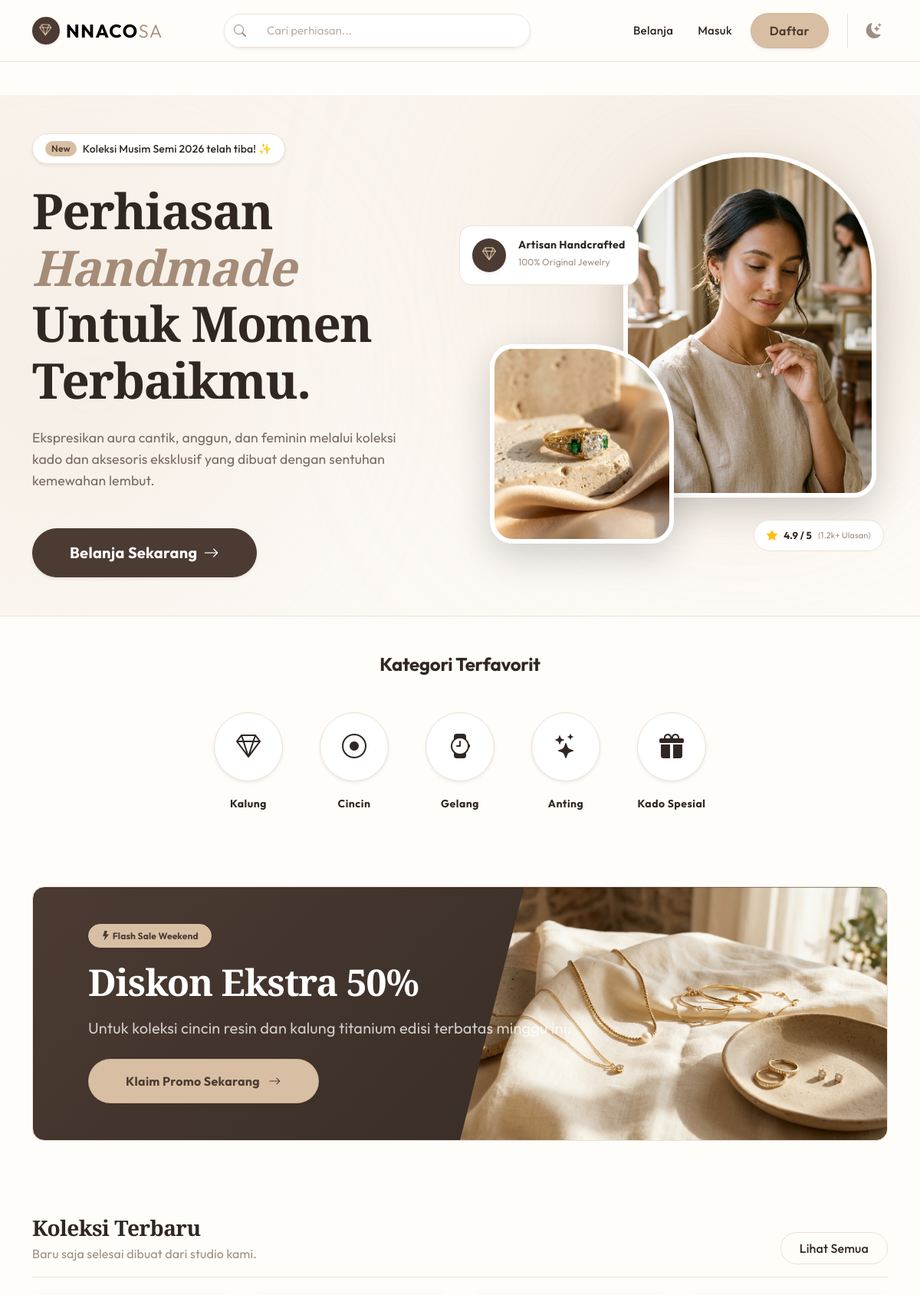
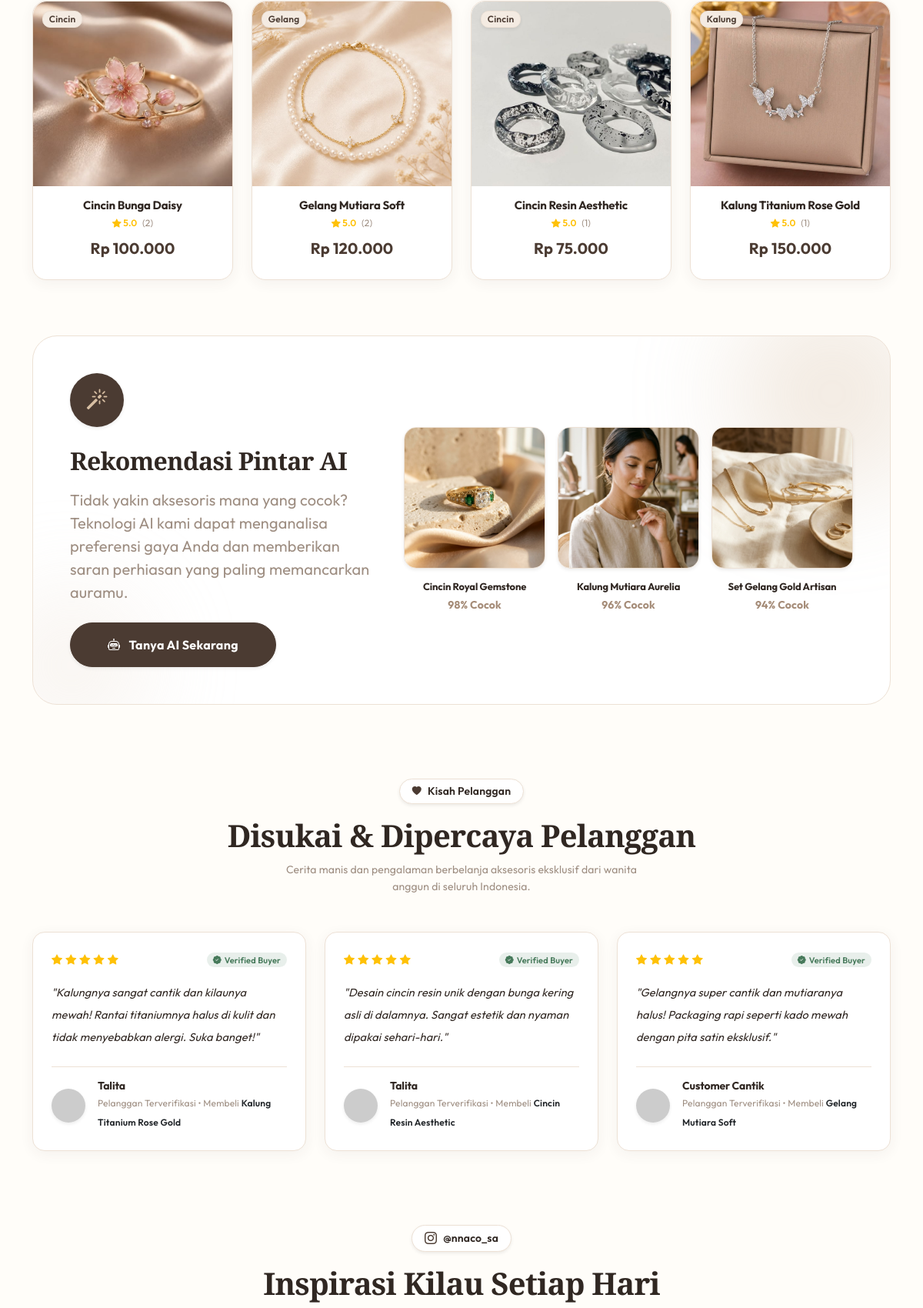
The page / (upper part) on the database its author committed (2 pictures, top to bottom).
### tables this page shows
CREATE TABLE `products` (
  `id` int(11) NOT NULL AUTO_INCREMENT,
  `category_id` int(11) NOT NULL,
  `name` varchar(100) NOT NULL,
  `description` text DEFAULT NULL,
  `price` decimal(10,2) NOT NULL,
  `stock` int(11) NOT NULL DEFAULT 0,
  `created_at` timestamp NOT NULL DEFAULT current_timestamp(),
  PRIMARY KEY (`id`),
  KEY `category_id` (`category_id`),
  CONSTRAINT `products_ibfk_1` FOREIGN KEY (`category_id`) REFERENCES `categories` (`id`)
);

CREATE TABLE `categories` (
  `id` int(11) NOT NULL AUTO_INCREMENT,
  `name` varchar(50) NOT NULL,
  `description` text DEFAULT NULL,
  PRIMARY KEY (`id`)
);

CREATE TABLE `product_images` (
  `id` int(11) NOT NULL AUTO_INCREMENT,
  `product_id` int(11) NOT NULL,
  `image_url` varchar(255) NOT NULL,
  `is_primary` tinyint(1) NOT NULL DEFAULT 0,
  PRIMARY KEY (`id`),
  KEY `product_id` (`product_id`),
  CONSTRAINT `product_images_ibfk_1` FOREIGN KEY (`product_id`) REFERENCES `products` (`id`) ON DELETE CASCADE
);

CREATE TABLE `reviews` (
  `id` int(11) NOT NULL AUTO_INCREMENT,
  `user_id` int(11) NOT NULL,
  `product_id` int(11) NOT NULL,
  `order_id` int(11) NOT NULL,
  `rating` int(11) NOT NULL CHECK (`rating` >= 1 and `rating` <= 5),
  `comment` text DEFAULT NULL,
  `created_at` timestamp NOT NULL DEFAULT current_timestamp(),
  PRIMARY KEY (`id`),
  KEY `user_id` (`user_id`),
  KEY `product_id` (`product_id`),
  KEY `order_id` (`order_id`),
  CONSTRAINT `reviews_ibfk_1` FOREIGN KEY (`user_id`) REFERENCES `users` (`id`) ON DELETE CASCADE,
  CONSTRAINT `reviews_ibfk_2` FOREIGN KEY (`product_id`) REFERENCES `products` (`id`) ON DELETE CASCADE,
  CONSTRAINT `reviews_ibfk_3` FOREIGN KEY (`order_id`) REFERENCES `orders` (`id`) ON DELETE CASCADE
);

CREATE TABLE `users` (
  `id` int(11) NOT NULL AUTO_INCREMENT,
  `role_id` int(11) NOT NULL,
  `name` varchar(100) NOT NULL,
  `email` varchar(100) DEFAULT NULL,
  `phone` varchar(20) DEFAULT NULL,
  `is_phone_verified` tinyint(1) DEFAULT 0,
  `password` varchar(255) DEFAULT NULL,
  `created_at` timestamp NOT NULL DEFAULT current_timestamp(),
  PRIMARY KEY (`id`),
  UNIQUE KEY `email` (`email`),
  UNIQUE KEY `phone` (`phone`),
  KEY `role_id` (`role_id`),
  CONSTRAINT `users_ibfk_1` FOREIGN KEY (`role_id`) REFERENCES `roles` (`id`)
);

### app/views/home/index.php (the view, shortened to what the rows shown need)
<section class="container-fluid px-0 mb-5 position-relative overflow-hidden" style="background: linear-gradient(135deg, var(--color-surface-soft) 0%, var(--color-background) 100%); min-height: 85vh; display: flex; align-items: center; border-bottom: 1px solid var(--color-border);">
    <div class="container position-relative" style="z-index: 1;">
        <div class="row align-items-center g-5">
            <div class="col-lg-6 text-center text-lg-start" data-aos="fade-right" data-aos-duration="1200">
                <h1 class="display-3 fw-bold mb-4" style="color:var(--color-text); letter-spacing: -1.5px; line-height: 1.15;">
                    Perhiasan <span class="position-relative fst-italic" style="color: var(--color-taupe);">Handmade</span><br>Untuk Momen Terbaikmu.
                </h1>
            </div>
        </div>
    </div>
</section>
<section class="container mb-5 pb-5" data-aos="fade-up">
    <div class="rounded-4 overflow-hidden position-relative shadow-soft hover-lift" style="background: linear-gradient(135deg, #4B3B32 0%, #302722 100%); min-height: 260px; display: flex; align-items: center; border: 1px solid var(--color-border);">
        <div class="p-4 p-md-5 position-relative z-1 w-100 w-md-50 ms-md-4 text-center text-md-start">
            <h2 class="fw-bold text-white display-5 mb-3" style="letter-spacing: -1px;">Diskon Ekstra 50%</h2>
        </div>
    </div>
</section>
<section class="container mb-5 pb-4">
    <div class="row g-4">
        <?php if(!empty($data['latest_products'])): ?>
            <?php foreach($data['latest_products'] as $idx => $prod): ?>
            <div class="col-md-3 col-6" data-aos="fade-up" data-aos-delay="<?= ($idx+1)*100 ?>">
                <div class="card card-soft h-100 position-relative border" style="border-color:var(--color-border) !important; background:var(--color-surface);">
                    <span class="badge position-absolute shadow-sm" style="top:12px; left:12px; z-index:10; border-radius:10px; font-weight:600; background:var(--color-accent-soft); color:var(--color-primary); border:1px solid var(--color-border);"><?= Security::escape($prod['category_name'] ?? 'NEW'); ?></span>
                    <div class="product-img-wrapper" style="height: 240px; background:var(--color-surface-soft);">
                        <?php
                            $imgSrc = !empty($prod['image'])
                                ? BASEURL . '/uploads/products/' . Security::escape($prod['image'])
                                : BASEURL . '/img/hero/hero_ring.jpg';
                        ?>
                        <a href="<?= BASEURL; ?>/catalog/detail/<?= $prod['id']; ?>" class="d-block w-100 h-100">
                            <img src="<?= $imgSrc; ?>" class="w-100 h-100" style="object-fit: cover;" alt="<?= Security::escape($prod['name']); ?>">
                        </a>
                    </div>
                    <div class="card-body text-center p-3 pt-3 pb-4">
                        <h6 class="fw-bold mb-1 text-truncate" style="font-size:15px; color:var(--color-text);">
                            <a href="<?= BASEURL; ?>/catalog/detail/<?= $prod['id']; ?>" class="text-decoration-none text-reset hover-primary">
                                <?= Security::escape($prod['name']); ?>
                            </a>
                        </h6>
                        <?php
                            $rInfo = $data['ratings'][$prod['id']] ?? null;
                            $hasR = $rInfo && $rInfo['total'] > 0;
                        ?>
                        <div class="small mb-2" style="font-size:12px;">
                            <?php if($hasR): ?>
                                <span class="text-warning fw-semibold"><i class="bi bi-star-fill"></i> <?= number_format($rInfo['avg'], 1); ?></span>
                                <span class="text-muted ms-1">(<?= $rInfo['total']; ?>)</span>
                            <?php else: ?>
                                <span class="text-muted opacity-75"><i class="bi bi-star me-1"></i>Belum ada ulasan</span>
                            <?php endif; ?>
                        </div>
                        <p class="fw-bold mb-0 fs-5" style="color:var(--color-primary);">Rp <?= number_format((float)$prod['price'], 0, ',', '.'); ?></p>
                    </div>
                </div>
            </div>
            <?php endforeach; ?>
        <?php endif; ?>
    </div>
</section>
<section class="container mb-5 pb-5">
    <div class="rounded-5 p-4 p-md-5 position-relative shadow-soft overflow-hidden border" style="background-color: var(--color-surface); border-color: var(--color-border) !important;" data-aos="zoom-in">
        <div class="row align-items-center position-relative z-1 g-4">
            <div class="col-lg-5 text-center text-lg-start mb-4 mb-lg-0 pe-lg-4">
                <h2 class="fw-bold mb-3" style="color:var(--color-text);">Rekomendasi Pintar AI</h2>
            </div>
        </div>
    </div>
</section>
<section class="container mb-5 pb-5">
    <div class="text-center mb-5" data-aos="fade-up">
        <h2 class="fw-bold mb-2" style="font-family: 'Cormorant Garamond', Georgia, serif; font-size: 2.5rem; color:var(--color-text);">Disukai & Dipercaya Pelanggan</h2>
    </div>
    <div class="row g-4">
        <?php
        $displayReviews = [];
        if (!empty($data['featured_reviews'])) {
            foreach ($data['featured_reviews'] as $fr) {
                $displayReviews[] = [
                    'nama' => $fr['user_name'],
                    'kota' => 'Pelanggan Terverifikasi',
                    'teks' => !empty($fr['comment']) ? $fr['comment'] : 'Produk perhiasan sangat berkualitas dan pengiriman sangat aman serta cepat.',
                    'rating' => (int)$fr['rating'],
                    'item' => $fr['product_name'] ?? 'Perhiasan NNACOSA'
                ];
            }
        }
        $defaultReviews = [
            [
                'nama' => 'Sarah Anggita',
                'kota' => 'Jakarta Selatan',
                'teks' => 'Gelangnya super cantik dan detail ukirannya sangat halus! Packagingnya rapi seperti kado mewah dengan pita satin. Sangat direkomendasikan untuk kado sahabat tersayang.',
                'rating' => 5,
                'item' => 'Gelang Mutiara Soft'
            ],
            [
                'nama' => 'Nadia Maulida',
                'kota' => 'Surabaya',
                'teks' => 'Beli cincin resin disini gak pernah nyesel. Warnanya lembut, kilaunya tahan lama, dan sangat nyaman dipakai seharian untuk outfit kasual maupun formal. The best boutique!',
                'rating' => 5,
                'item' => 'Cincin Resin Aesthetic'
            ],
            [
                'nama' => 'Bella Pratiwi',
                'kota' => 'Bandung',
                'teks' => 'Pengiriman super cepat dan admin chatbotnya sangat membantu dalam memberikan rekomendasi ukuran cincin yang pas di jari. Pasti akan pesan lagi untuk koleksi lainnya!',
                'rating' => 5,
                'item' => 'Kalung Titanium Rose Gold'
            ]
        ];
        $finalReviews = !empty($displayReviews) ? array_slice(array_merge($displayReviews, $defaultReviews), 0, 3) : $defaultReviews;
        foreach($finalReviews as $i => $rev): ?>
        <div class="col-md-4" data-aos="fade-up" data-aos-delay="<?= ($i+1)*100 ?>">
            <div class="card card-soft h-100 p-4 border position-relative rounded-4" style="background:var(--color-surface); border-color:var(--color-border) !important;">
                <div class="d-flex justify-content-between align-items-center mb-3">
                    <div class="d-flex text-warning small gap-1">
                        <?php for($s=0; $s<$rev['rating']; $s++): ?>
                            <i class="bi bi-star-fill"></i>
                        <?php endfor; ?>
                    </div>
                    <span class="badge rounded-pill px-2 py-1" style="background:rgba(71, 122, 91, 0.12); color:var(--color-success); font-size:11px; font-weight:600;">
                        <i class="bi bi-patch-check-fill me-1"></i>Verified Buyer
                    </span>
                </div>
                <p class="mb-4 lh-lg" style="font-size:14.5px; color:var(--color-text); font-style:italic;">
                    "<?= Security::escape($rev['teks']); ?>"
                </p>
                <div class="mt-auto d-flex align-items-center gap-3 border-top pt-3" style="border-color:var(--color-border) !important;">
                    <img src="https://ui-avatars.com/api/?name=<?= urlencode($rev['nama']) ?>&background=D8BFA3&color=4B3B32" class="rounded-circle shadow-sm" width="44" height="44" alt="<?= Security::escape($rev['nama']) ?>">
                    <div>
                        <h6 class="fw-bold mb-0" style="color:var(--color-text); font-size:14px;"><?= Security::escape($rev['nama']); ?></h6>
                        <small class="text-muted" style="font-size:12px;"><?= Security::escape($rev['kota']); ?> • Membeli <span class="fw-semibold text-dark"><?= Security::escape($rev['item']); ?></span></small>
                    </div>
                </div>
            </div>
        </div>
        <?php endforeach; ?>
    </div>
</section>
<section class="container mb-5 pb-5">
    <div class="text-center mb-5" data-aos="fade-up">
        <h2 class="fw-bold mb-2" style="font-family: 'Cormorant Garamond', Georgia, serif; font-size: 2.5rem; color:var(--color-text);">Inspirasi Kilau Setiap Hari</h2>
    </div>
</section>

### rows shown on the page
products: category.name "Cincin", product_images.image_url (picture), name "Cincin Bunga Daisy", id "5.0", id "2", price "100.000"
products: category.name "Gelang", product_images.image_url (picture), name "Gelang Mutiara Soft", id "5.0", id "2", price "120.000"
products: category.name "Cincin", product_images.image_url (picture), name "Cincin Resin Aesthetic", id "5.0", id "1", price "75.000"
products: category.name "Kalung", product_images.image_url (picture), name "Kalung Titanium Rose Gold", id "5.0", id "1", price "150.000"
reviews: rating 5 (drawn), comment "Kalungnya sangat cantik dan kilaunya mewah! Rantai titaniumnya halus di kulit dan tidak menyebabkan alergi. Suka banget!", user.name "Talita", kota "Pelanggan Terverifikasi", product.name "Kalung Titanium Rose Gold"
reviews: rating 5 (drawn), comment "Desain cincin resin unik dengan bunga kering asli di dalamnya. Sangat estetik dan nyaman dipakai sehari-hari.", user.name "Talita", kota "Pelanggan Terverifikasi", product.name "Cincin Resin Aesthetic"
reviews: rating 5 (drawn), comment "Gelangnya super cantik dan mutiaranya halus! Packaging rapi seperti kado mewah dengan pita satin eksklusif.", user.name "Customer Cantik", kota "Pelanggan Terverifikasi", product.name "Gelang Mutiara Soft"

### other values the page prints
$c "Kalung"
$c "Cincin"
$c "Gelang"
$c "Anting"
$c "Kado Spesial"
$sample['title'] "Cincin Royal Gemstone"
$sample['match'] "98% Cocok"
$sample['title'] "Kalung Mutiara Aurelia"
$sample['match'] "96% Cocok"
$sample['title'] "Set Gelang Gold Artisan"
$sample['match'] "94% Cocok"
